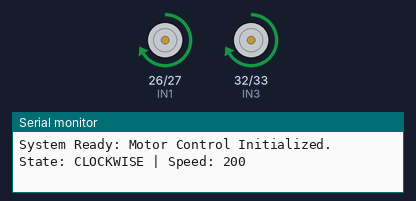
Recording of a sketch running on a simulated ESP32. Parts: motor-driver pin pairs drawn as motors (green arrow = first pin HIGH = forward, orange = second pin HIGH = backward, longer = more drive, scaled by the enable pin), the last lines printed to the serial monitor.

Above: at 1.5 s.
At 6.0 s:
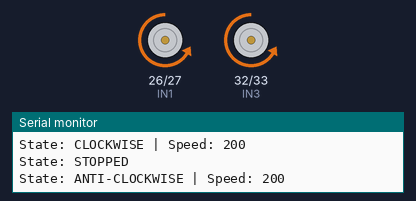
At 8.2 s:
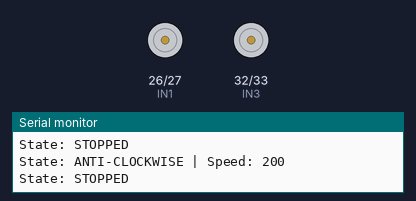
Timing chart, 0 to 11.7 s (numbered marks = the images above):
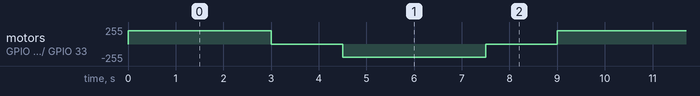

Measured:
- by itself, motor on GPIO 26 (IN1) / GPIO 27 (IN2), motor on GPIO 32 (IN3) / GPIO 33 (IN4): repeats every 9.0 s: stopped 1.5 s, backward 200/255 3.0 s, stopped 1.5 s, forward 200/255 3.0 s

The sketch:

2_motor_control_with_nano.ino
```cpp
// Motor A Pins
const int ENA = 14;
const int IN1 = 26;
const int IN2 = 27;

// Motor B Pins
const int ENB = 25;
const int IN3 = 32;
const int IN4 = 33;

void setup() {
  Serial.begin(115200);

  pinMode(ENA, OUTPUT);
  pinMode(IN1, OUTPUT);
  pinMode(IN2, OUTPUT);

  pinMode(ENB, OUTPUT);
  pinMode(IN3, OUTPUT);
  pinMode(IN4, OUTPUT);

  Serial.println("System Ready: Motor Control Initialized.");
}

// Helper Function: Clockwise Movement
void clockwise(int speed) {
  Serial.print("State: CLOCKWISE | Speed: ");
  Serial.println(speed);

  digitalWrite(IN1, HIGH);
  digitalWrite(IN2, LOW);
  digitalWrite(IN3, HIGH);
  digitalWrite(IN4, LOW);

  analogWrite(ENA, speed);
  analogWrite(ENB, speed);
}

// Helper Function: Anti-Clockwise Movement
void antiClockwise(int speed) {
  Serial.print("State: ANTI-CLOCKWISE | Speed: ");
  Serial.println(speed);

  digitalWrite(IN1, LOW);
  digitalWrite(IN2, HIGH);
  digitalWrite(IN3, LOW);
  digitalWrite(IN4, HIGH);

  analogWrite(ENA, speed);
  analogWrite(ENB, speed);
}

// Helper Function: Stop Motors
void stopMotors() {
  Serial.println("State: STOPPED");

  digitalWrite(IN1, LOW);
  digitalWrite(IN2, LOW);
  digitalWrite(IN3, LOW);
  digitalWrite(IN4, LOW);

  analogWrite(ENA, 0);
  analogWrite(ENB, 0);
}

void loop() {
  // 1. Move Clockwise at speed 200 for 3 seconds
  clockwise(200);
  delay(3000);

  // 2. Stop for 1.5 seconds
  stopMotors();
  delay(1500);

  // 3. Move Anti-Clockwise at speed 200 for 3 seconds
  antiClockwise(200);
  delay(3000);

  // 4. Stop for 1.5 seconds
  stopMotors();
  delay(1500);
}
```
